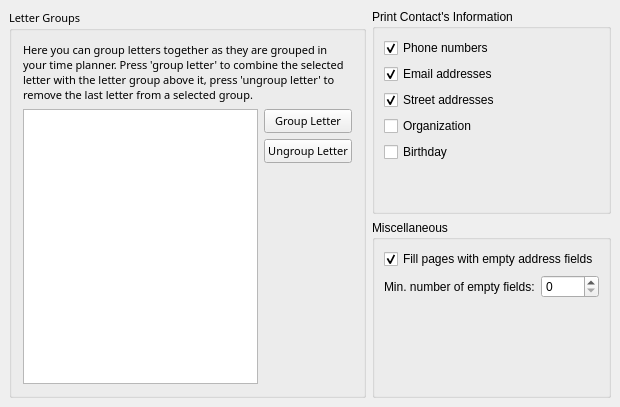
<?xml version="1.0" encoding="UTF-8"?>
<ui version="4.0">
 <class>RingBinderStyleAppearanceForm_Base</class>
 <widget class="QWidget" name="RingBinderStyleAppearanceForm_Base">
  <property name="geometry">
   <rect>
    <x>0</x>
    <y>0</y>
    <width>620</width>
    <height>407</height>
   </rect>
  </property>
  <property name="windowTitle">
   <string>Appearance</string>
  </property>
  <layout class="QGridLayout">
   <property name="margin">
    <number>9</number>
   </property>
   <property name="spacing">
    <number>6</number>
   </property>
   <item row="1" column="1">
    <widget class="QGroupBox" name="GroupBox3">
     <property name="title">
      <string comment="@title:group Print settings">Miscellaneous</string>
     </property>
     <layout class="QGridLayout">
      <property name="margin">
       <number>9</number>
      </property>
      <property name="spacing">
       <number>6</number>
      </property>
      <item row="2" column="0">
       <spacer>
        <property name="orientation">
         <enum>Qt::Vertical</enum>
        </property>
        <property name="sizeHint" stdset="0">
         <size>
          <width>20</width>
          <height>40</height>
         </size>
        </property>
       </spacer>
      </item>
      <item row="1" column="1">
       <widget class="QSpinBox" name="sbMinNumFill">
        <property name="whatsThis">
         <string>This is the minimum number of empty fields that have to be printed in addition to real entries; if this number is not reached on the first page, more pages with empty fields only may be appended.</string>
        </property>
       </widget>
      </item>
      <item row="1" column="0">
       <widget class="QLabel" name="sblabel">
        <property name="whatsThis">
         <string>If you often add contacts to your printout manually before entering them into the KDE address book, you should set this option to a value greater than 0: it determines how many empty address fields are to be printed; if this many do not fit onto the page, another page with only empty fields will be printed.</string>
        </property>
        <property name="text">
         <string>Min. number of empty fields:</string>
        </property>
       </widget>
      </item>
      <item row="0" column="0" colspan="2">
       <widget class="QCheckBox" name="cbFillEmpty">
        <property name="whatsThis">
         <string>If this option is turned on, behind the contacts on a page the remaining space will be filled with empty fields so you can add contacts manually later</string>
        </property>
        <property name="text">
         <string>Fill pages with empty address fields</string>
        </property>
        <property name="checked">
         <bool>true</bool>
        </property>
       </widget>
      </item>
     </layout>
    </widget>
   </item>
   <item row="0" column="1">
    <widget class="QGroupBox" name="GroupBox2">
     <property name="title">
      <string>Print Contact's Information</string>
     </property>
     <layout class="QVBoxLayout">
      <property name="spacing">
       <number>6</number>
      </property>
      <property name="margin">
       <number>9</number>
      </property>
      <item>
       <widget class="QCheckBox" name="cbPhoneNumbers">
        <property name="text">
         <string>Phone numbers</string>
        </property>
        <property name="checked">
         <bool>true</bool>
        </property>
       </widget>
      </item>
      <item>
       <widget class="QCheckBox" name="cbEmails">
        <property name="text">
         <string>Email addresses</string>
        </property>
        <property name="checked">
         <bool>true</bool>
        </property>
       </widget>
      </item>
      <item>
       <widget class="QCheckBox" name="cbStreetAddresses">
        <property name="text">
         <string>Street addresses</string>
        </property>
        <property name="checked">
         <bool>true</bool>
        </property>
       </widget>
      </item>
      <item>
       <widget class="QCheckBox" name="cbOrganization">
        <property name="text">
         <string>Organization</string>
        </property>
       </widget>
      </item>
      <item>
       <widget class="QCheckBox" name="cbBirthday">
        <property name="text">
         <string>Birthday</string>
        </property>
       </widget>
      </item>
      <item>
       <spacer>
        <property name="orientation">
         <enum>Qt::Vertical</enum>
        </property>
        <property name="sizeHint" stdset="0">
         <size>
          <width>20</width>
          <height>40</height>
         </size>
        </property>
       </spacer>
      </item>
     </layout>
    </widget>
   </item>
   <item row="0" column="0" rowspan="2">
    <widget class="QGroupBox" name="GroupBox1">
     <property name="font">
      <font>
       <family>Sans Serif</family>
       <pointsize>8</pointsize>
       <weight>50</weight>
       <italic>false</italic>
       <bold>false</bold>
       <underline>false</underline>
       <strikeout>false</strikeout>
      </font>
     </property>
     <property name="title">
      <string>Letter Groups</string>
     </property>
     <layout class="QGridLayout">
      <property name="margin">
       <number>11</number>
      </property>
      <property name="spacing">
       <number>6</number>
      </property>
      <item row="0" column="0" colspan="2">
       <widget class="QLabel" name="TextLabel1">
        <property name="text">
         <string>Here you can group letters together as they are grouped in your time planner. Press 'group letter' to combine the selected letter with the letter group above it, press 'ungroup letter' to remove the last letter from a selected group.</string>
        </property>
        <property name="textFormat">
         <enum>Qt::RichText</enum>
        </property>
        <property name="alignment">
         <set>Qt::AlignVCenter</set>
        </property>
        <property name="wordWrap">
         <bool>true</bool>
        </property>
       </widget>
      </item>
      <item row="1" column="0" rowspan="3">
       <widget class="KListWidget" name="letterListBox"/>
      </item>
      <item row="1" column="1">
       <widget class="QPushButton" name="groupButton">
        <property name="text">
         <string>Group Letter</string>
        </property>
       </widget>
      </item>
      <item row="2" column="1">
       <widget class="QPushButton" name="ungroupButton">
        <property name="text">
         <string>Ungroup Letter</string>
        </property>
       </widget>
      </item>
      <item row="3" column="1">
       <spacer>
        <property name="orientation">
         <enum>Qt::Vertical</enum>
        </property>
        <property name="sizeType">
         <enum>QSizePolicy::Expanding</enum>
        </property>
        <property name="sizeHint" stdset="0">
         <size>
          <width>16</width>
          <height>119</height>
         </size>
        </property>
       </spacer>
      </item>
     </layout>
    </widget>
   </item>
  </layout>
 </widget>
 <customwidgets>
  <customwidget>
   <class>KListWidget</class>
   <extends>QListWidget</extends>
   <header>klistwidget.h</header>
  </customwidget>
 </customwidgets>
 <resources/>
 <connections/>
</ui>
